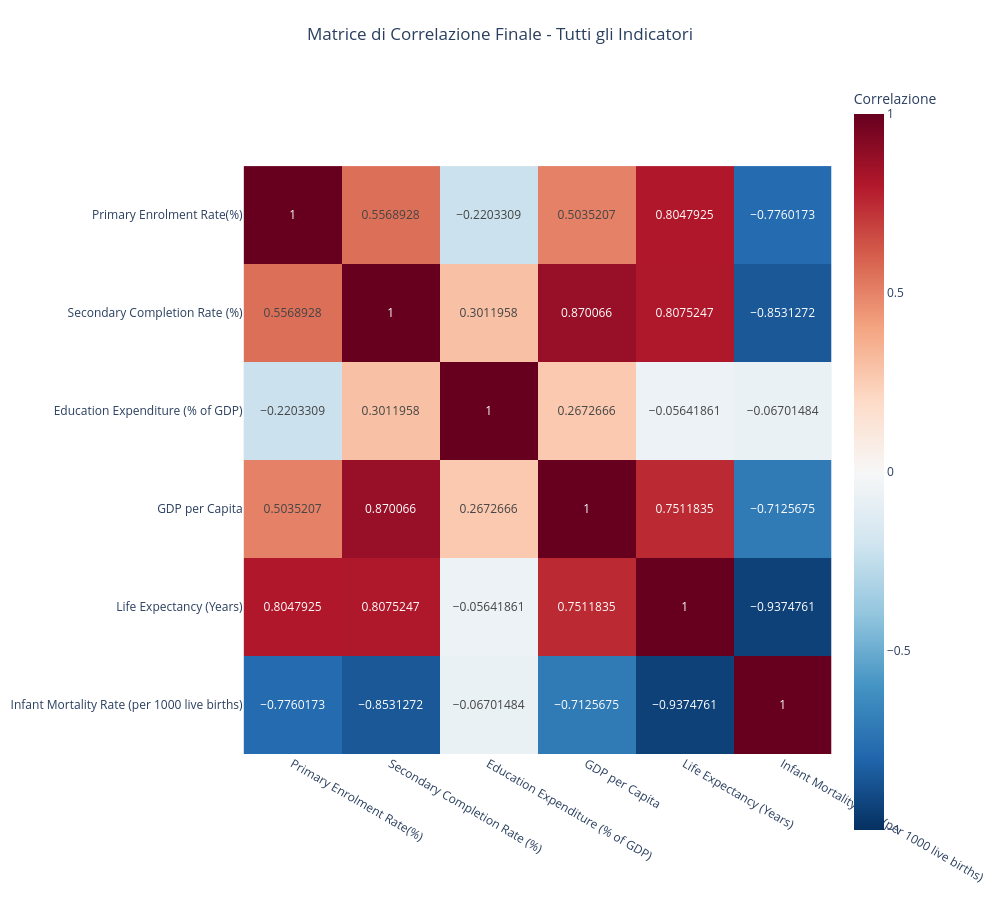

Here is the notebook cell this chart was saved with:
### Code cell
# Visualizza una volta ancora la matrice di correlazione finale
corr_matrix = get_correlation_matrix(df)
fig = plot_correlation_heatmap(corr_matrix, 
                                title="Matrice di Correlazione Finale - Tutti gli Indicatori")
fig.show()

### Figure 1 — Plotly figure (JSON) as saved in the notebook; plotly's stock layout.template omitted (floating-point values rounded to 4 significant figures)
{"data": [{"coloraxis": "coloraxis", "hovertemplate": "x: %{x}<br>y: %{y}<br>Correlazione: %{z}<extra></extra>", "name": "0", "texttemplate": "%{z}", "type": "heatmap", "x": ["Primary Enrolment Rate(%)", "Secondary Completion Rate (%)", "Education Expenditure (% of GDP)", "GDP per Capita", "Life Expectancy (Years)", "Infant Mortality Rate (per 1000 live births)"], "xaxis": "x", "y": ["Primary Enrolment Rate(%)", "Secondary Completion Rate (%)", "Education Expenditure (% of GDP)", "GDP per Capita", "Life Expectancy (Years)", "Infant Mortality Rate (per 1000 live births)"], "yaxis": "y", "z": [[1.0, 0.5569, -0.2203, 0.5035, 0.8048, -0.776], [0.5569, 1.0, 0.3012, 0.8701, 0.8075, -0.8531], [-0.2203, 0.3012, 1.0, 0.2673, -0.05642, -0.06701], [0.5035, 0.8701, 0.2673, 1.0, 0.7512, -0.7126], [0.8048, 0.8075, -0.05642, 0.7512, 1.0, -0.9375], [-0.776, -0.8531, -0.06701, -0.7126, -0.9375, 1.0]]}], "layout": {"coloraxis": {"autocolorscale": false, "cmax": 1, "cmin": -1, "colorbar": {"title": {"text": "Correlazione"}}, "colorscale": [[0, "rgb(5,48,97)"], [0.1, "rgb(33,102,172)"], [0.2, "rgb(67,147,195)"], [0.3, "rgb(146,197,222)"], [0.4, "rgb(209,229,240)"], [0.5, "rgb(247,247,247)"], [0.6, "rgb(253,219,199)"], [0.7, "rgb(244,165,130)"], [0.8, "rgb(214,96,77)"], [0.9, "rgb(178,24,43)"], [1, "rgb(103,0,31)"]]}, "font": {"size": 12}, "height": 900, "margin": {"b": 60, "l": 60, "r": 60, "t": 80}, "title": {"text": "Matrice di Correlazione Finale - Tutti gli Indicatori", "x": 0.5}, "width": 1000, "xaxis": {"anchor": "y", "constrain": "domain", "domain": [0, 1], "scaleanchor": "y"}, "yaxis": {"anchor": "x", "autorange": "reversed", "constrain": "domain", "domain": [0, 1]}}}
